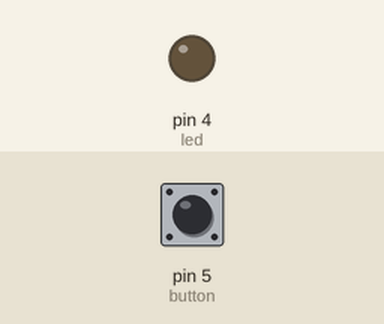
Simulated run of this sketch. Board: Arduino Uno, built with avr-gcc and run on an emulated ATmega328P. Shown: output pins drawn as LEDs (lit = HIGH). The inputs (shaded band) are chosen by the test bench; at power-on: pin 5 (button) LOW.

Above: at 1.2 s.
1.3 s: pin 5 (button) pulled HIGH for 3.2 s
At 5.6 s:
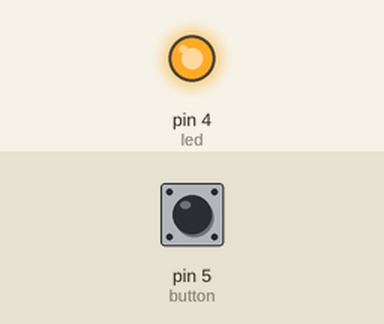
6.0 s: pin 5 (button) pulled HIGH for 0.15 s
At 7.0 s:
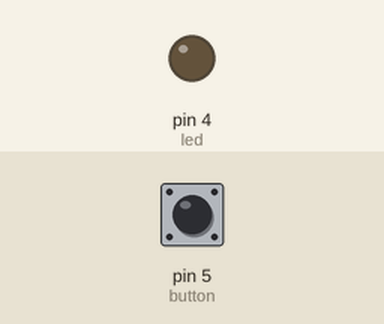
Timing chart, 0 to 9.0 s (numbered marks = the images above; inputs shaded):
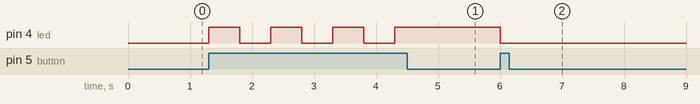

The sketch:

4.4_Push_to_turn_On_and_Off.ino
```cpp
int led = 4;
int button = 5;
int buttonstatus = 0;     //a dummy variable
int b = 0;                //another dummy variable. we know that the initial value of b is 0. -> Button not pressed


void setup() {
  pinMode(led, OUTPUT);
  pinMode(button, INPUT);
}


void loop() {
  buttonstatus = digitalRead(button);    //it's gonna read the button

  if(buttonstatus == HIGH){
    if(b == 0){                          //if they read that b=0 (since the initial value of b is 0, button not pressed), go to this first loop.
      b = 1;                             //When b=1 (b=1 when we press the button), the led will ON(HIGH).
      digitalWrite(led, HIGH);           //turn on
    }

    else{                                //if b=1, go to this second loop.
      b = 0;                             //When b=0 (b=0 when we press the button again), the led will OFF(LOW).
      digitalWrite(led, LOW);            //turn off
    }
    delay(500);                          //add delay for the LED to work better.
}
}
```

Measured:
- after the input at 1.3 s, pin 4 (led): alternates HIGH for 0.50 s and LOW for 0.50 s, 7 changes in all, then stays HIGH, starting at once
- after the input at 6.0 s, pin 4 (led): HIGH → LOW at once
